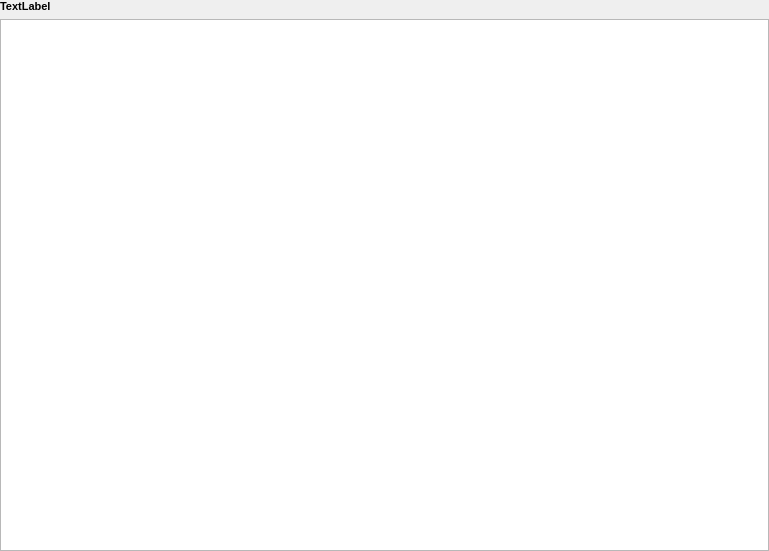
<?xml version="1.0" encoding="UTF-8"?>
<!--
 Kotidien - Finances personnelles assistées par ordinateur
 Copyright (C) 2020-2021 Christophe LEMOINE

 This program is free software: you can redistribute it and/or modify
 it under the terms of the GNU General Public License as published by
 the Free Software Foundation, either version 3 of the License, or
 (at your option) any later version.

 This program is distributed in the hope that it will be useful,
 but WITHOUT ANY WARRANTY; without even the implied warranty of
 MERCHANTABILITY or FITNESS FOR A PARTICULAR PURPOSE.  See the
 GNU General Public License for more details.

 You should have received a copy of the GNU General Public License
 along with this program.  If not, see <https://www.gnu.org/licenses/>.
-->
<ui version="4.0">
 <class>Form</class>
 <widget class="QWidget" name="Form">
  <property name="geometry">
   <rect>
    <x>0</x>
    <y>0</y>
    <width>769</width>
    <height>551</height>
   </rect>
  </property>
  <property name="palette">
   <palette>
    <active>
     <colorrole role="Highlight">
      <brush brushstyle="SolidPattern">
       <color alpha="255">
        <red>0</red>
        <green>214</green>
        <blue>198</blue>
       </color>
      </brush>
     </colorrole>
     <colorrole role="Link">
      <brush brushstyle="SolidPattern">
       <color alpha="255">
        <red>0</red>
        <green>149</green>
        <blue>137</blue>
       </color>
      </brush>
     </colorrole>
    </active>
    <inactive>
     <colorrole role="Highlight">
      <brush brushstyle="SolidPattern">
       <color alpha="255">
        <red>0</red>
        <green>214</green>
        <blue>198</blue>
       </color>
      </brush>
     </colorrole>
     <colorrole role="Link">
      <brush brushstyle="SolidPattern">
       <color alpha="255">
        <red>0</red>
        <green>149</green>
        <blue>137</blue>
       </color>
      </brush>
     </colorrole>
    </inactive>
    <disabled>
     <colorrole role="Highlight">
      <brush brushstyle="SolidPattern">
       <color alpha="255">
        <red>227</red>
        <green>229</green>
        <blue>231</blue>
       </color>
      </brush>
     </colorrole>
     <colorrole role="Link">
      <brush brushstyle="SolidPattern">
       <color alpha="255">
        <red>0</red>
        <green>149</green>
        <blue>137</blue>
       </color>
      </brush>
     </colorrole>
    </disabled>
   </palette>
  </property>
  <property name="windowTitle">
   <string>Résumé</string>
  </property>
  <property name="windowIcon">
   <iconset resource="../resources.qrc">
    <normaloff>:/Kotidien/ui/icons/go-home.png</normaloff>:/Kotidien/ui/icons/go-home.png</iconset>
  </property>
  <property name="styleSheet">
   <string notr="true"/>
  </property>
  <layout class="QVBoxLayout" name="verticalLayout">
   <property name="leftMargin">
    <number>0</number>
   </property>
   <property name="topMargin">
    <number>0</number>
   </property>
   <property name="rightMargin">
    <number>0</number>
   </property>
   <property name="bottomMargin">
    <number>0</number>
   </property>
   <item>
    <widget class="QLabel" name="homeLabel">
     <property name="font">
      <font>
       <pointsize>8</pointsize>
       <weight>75</weight>
       <bold>true</bold>
      </font>
     </property>
     <property name="text">
      <string>TextLabel</string>
     </property>
    </widget>
   </item>
   <item>
    <widget class="QScrollArea" name="scrollArea">
     <property name="frameShape">
      <enum>QFrame::StyledPanel</enum>
     </property>
     <property name="widgetResizable">
      <bool>true</bool>
     </property>
     <property name="alignment">
      <set>Qt::AlignLeading|Qt::AlignLeft|Qt::AlignTop</set>
     </property>
     <widget class="QWidget" name="scrollAreaWidgetContents">
      <property name="geometry">
       <rect>
        <x>0</x>
        <y>0</y>
        <width>765</width>
        <height>525</height>
       </rect>
      </property>
      <property name="styleSheet">
       <string notr="true">background: #fff;</string>
      </property>
      <layout class="QVBoxLayout" name="verticalLayout_2">
       <property name="spacing">
        <number>24</number>
       </property>
       <property name="leftMargin">
        <number>12</number>
       </property>
       <property name="topMargin">
        <number>12</number>
       </property>
       <property name="rightMargin">
        <number>12</number>
       </property>
       <property name="bottomMargin">
        <number>12</number>
       </property>
      </layout>
     </widget>
    </widget>
   </item>
  </layout>
 </widget>
 <resources>
  <include location="../resources.qrc"/>
 </resources>
 <connections/>
</ui>
